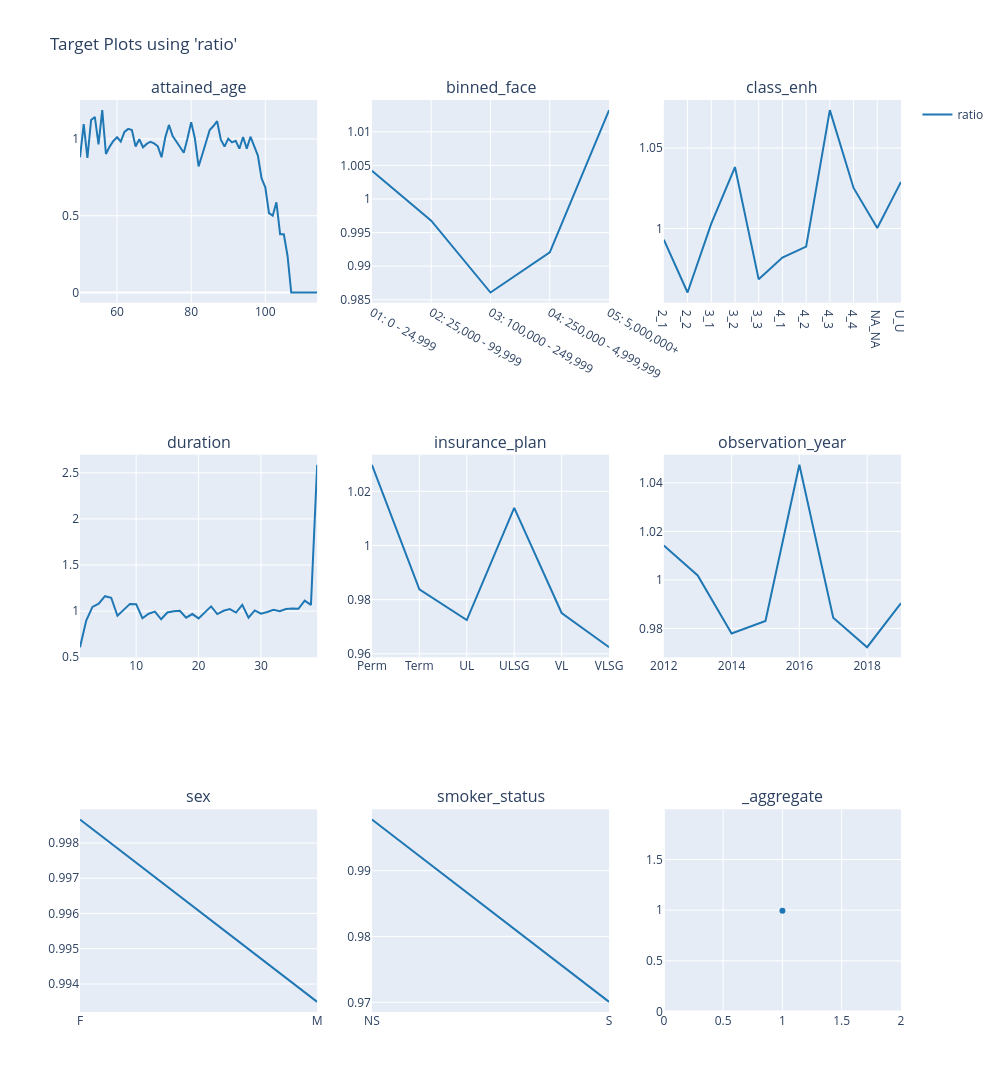

Notebook cell for this chart:
### Code cell
charters.target(
    df=model_data,
    target="ratio",
    cols=3,
    features=model_features,
    numerator=["death_claim_amount"],
    denominator=["exp_amt_neural"],
).show()

### Figure 1 — Plotly figure (JSON) as saved in the notebook; plotly's stock layout.template omitted (floating-point values rounded to 4 significant figures)
{"data": [{"line": {"color": "#1F77B4"}, "mode": "lines", "name": "ratio", "showlegend": true, "type": "scatter", "x": [50, 51, 52, 53, 54, 55, 56, 57, 58, 59, 60, 61, 62, 63, 64, 65, 66, 67, 68, 69, 70, 71, 72, 73, 74, 75, 76, 77, 78, 79, 80, 81, 82, 83, 84, 85, 86, 87, 88, 89, 90, 91, 92, 93, 94, 95, 96, 97, 98, 99, 100, 101, 102, 103, 104, 105, 106, 107, 108, 109, 110, 111, 112, 113, 114], "xaxis": "x", "y": [0.8799, 1.097, 0.8767, 1.123, 1.143, 0.9645, 1.187, 0.9018, 0.9497, 0.9866, 1.01, 0.9829, 1.045, 1.065, 1.058, 0.9509, 0.9978, 0.9453, 0.9673, 0.9814, 0.9708, 0.9515, 0.8803, 1.009, 1.091, 1.019, 0.9829, 0.9456, 0.9094, 1.002, 1.109, 1.003, 0.8209, 0.898, 0.9709, 1.058, 1.084, 1.115, 0.9944, 0.9501, 1.002, 0.977, 0.9872, 0.9362, 1.012, 0.9364, 1.014, 0.9489, 0.8911, 0.7423, 0.6845, 0.5171, 0.5003, 0.5872, 0.38, 0.3794, 0.2395, 0.0, 0.0, 0.0, 0.0, 0.0, 0.0, 0.0, 0.0], "yaxis": "y"}, {"line": {"color": "#1F77B4"}, "mode": "lines", "name": "ratio", "showlegend": false, "type": "scatter", "x": ["01: 0 - 24,999", "02: 25,000 - 99,999", "03: 100,000 - 249,999", "04: 250,000 - 4,999,999", "05: 5,000,000+"], "xaxis": "x2", "y": [1.004, 0.9968, 0.9861, 0.9921, 1.013], "yaxis": "y2"}, {"line": {"color": "#1F77B4"}, "mode": "lines", "name": "ratio", "showlegend": false, "type": "scatter", "x": ["2_1", "2_2", "3_1", "3_2", "3_3", "4_1", "4_2", "4_3", "4_4", "NA_NA", "U_U"], "xaxis": "x3", "y": [0.993, 0.9602, 1.003, 1.038, 0.9684, 0.982, 0.9888, 1.074, 1.025, 1.0, 1.029], "yaxis": "y3"}, {"line": {"color": "#1F77B4"}, "mode": "lines", "name": "ratio", "showlegend": false, "type": "scatter", "x": [1, 2, 3, 4, 5, 6, 7, 8, 9, 10, 11, 12, 13, 14, 15, 16, 17, 18, 19, 20, 21, 22, 23, 24, 25, 26, 27, 28, 29, 30, 31, 32, 33, 34, 35, 36, 37, 38, 39], "xaxis": "x4", "y": [0.6089, 0.8977, 1.046, 1.08, 1.162, 1.145, 0.9501, 1.017, 1.078, 1.076, 0.9227, 0.9724, 0.9947, 0.9116, 0.9856, 0.9994, 1.005, 0.9294, 0.9683, 0.9215, 0.9902, 1.052, 0.9682, 1.004, 1.022, 0.9846, 1.068, 0.9282, 1.008, 0.9719, 0.9904, 1.014, 1.0, 1.022, 1.029, 1.026, 1.115, 1.067, 2.587], "yaxis": "y4"}, {"line": {"color": "#1F77B4"}, "mode": "lines", "name": "ratio", "showlegend": false, "type": "scatter", "x": ["Perm", "Term", "UL", "ULSG", "VL", "VLSG"], "xaxis": "x5", "y": [1.03, 0.9838, 0.9725, 1.014, 0.9751, 0.9624], "yaxis": "y5"}, {"line": {"color": "#1F77B4"}, "mode": "lines", "name": "ratio", "showlegend": false, "type": "scatter", "x": [2012, 2013, 2014, 2015, 2016, 2017, 2018, 2019], "xaxis": "x6", "y": [1.014, 1.002, 0.9779, 0.9831, 1.047, 0.9845, 0.9723, 0.9904], "yaxis": "y6"}, {"line": {"color": "#1F77B4"}, "mode": "lines", "name": "ratio", "showlegend": false, "type": "scatter", "x": ["F", "M"], "xaxis": "x7", "y": [0.9987, 0.9935], "yaxis": "y7"}, {"line": {"color": "#1F77B4"}, "mode": "lines", "name": "ratio", "showlegend": false, "type": "scatter", "x": ["NS", "S"], "xaxis": "x8", "y": [0.9978, 0.9701], "yaxis": "y8"}, {"line": {"color": "#1F77B4"}, "mode": "markers", "name": "ratio", "showlegend": false, "type": "scatter", "x": [1], "xaxis": "x9", "y": [0.9951], "yaxis": "y9"}], "layout": {"annotations": [{"font": {"size": 16}, "showarrow": false, "text": "attained_age", "x": 0.1444, "xanchor": "center", "xref": "paper", "y": 1, "yanchor": "bottom", "yref": "paper"}, {"font": {"size": 16}, "showarrow": false, "text": "binned_face", "x": 0.5, "xanchor": "center", "xref": "paper", "y": 1, "yanchor": "bottom", "yref": "paper"}, {"font": {"size": 16}, "showarrow": false, "text": "class_enh", "x": 0.8556, "xanchor": "center", "xref": "paper", "y": 1, "yanchor": "bottom", "yref": "paper"}, {"font": {"size": 16}, "showarrow": false, "text": "duration", "x": 0.1444, "xanchor": "center", "xref": "paper", "y": 0.6111, "yanchor": "bottom", "yref": "paper"}, {"font": {"size": 16}, "showarrow": false, "text": "insurance_plan", "x": 0.5, "xanchor": "center", "xref": "paper", "y": 0.6111, "yanchor": "bottom", "yref": "paper"}, {"font": {"size": 16}, "showarrow": false, "text": "observation_year", "x": 0.8556, "xanchor": "center", "xref": "paper", "y": 0.6111, "yanchor": "bottom", "yref": "paper"}, {"font": {"size": 16}, "showarrow": false, "text": "sex", "x": 0.1444, "xanchor": "center", "xref": "paper", "y": 0.2222, "yanchor": "bottom", "yref": "paper"}, {"font": {"size": 16}, "showarrow": false, "text": "smoker_status", "x": 0.5, "xanchor": "center", "xref": "paper", "y": 0.2222, "yanchor": "bottom", "yref": "paper"}, {"font": {"size": 16}, "showarrow": false, "text": "_aggregate", "x": 0.8556, "xanchor": "center", "xref": "paper", "y": 0.2222, "yanchor": "bottom", "yref": "paper"}], "height": 1200, "legend": {"orientation": "v", "x": 1.02, "xanchor": "left", "y": 1, "yanchor": "top"}, "title": {"text": "Target Plots using 'ratio'"}, "width": 1000, "xaxis": {"anchor": "y", "domain": [0, 0.2889]}, "xaxis2": {"anchor": "y2", "domain": [0.3556, 0.6444]}, "xaxis3": {"anchor": "y3", "domain": [0.7111, 1]}, "xaxis4": {"anchor": "y4", "domain": [0, 0.2889]}, "xaxis5": {"anchor": "y5", "domain": [0.3556, 0.6444]}, "xaxis6": {"anchor": "y6", "domain": [0.7111, 1]}, "xaxis7": {"anchor": "y7", "domain": [0, 0.2889]}, "xaxis8": {"anchor": "y8", "domain": [0.3556, 0.6444]}, "xaxis9": {"anchor": "y9", "domain": [0.7111, 1]}, "yaxis": {"anchor": "x", "domain": [0.7778, 1]}, "yaxis2": {"anchor": "x2", "domain": [0.7778, 1]}, "yaxis3": {"anchor": "x3", "domain": [0.7778, 1]}, "yaxis4": {"anchor": "x4", "domain": [0.3889, 0.6111]}, "yaxis5": {"anchor": "x5", "domain": [0.3889, 0.6111]}, "yaxis6": {"anchor": "x6", "domain": [0.3889, 0.6111]}, "yaxis7": {"anchor": "x7", "domain": [0, 0.2222]}, "yaxis8": {"anchor": "x8", "domain": [0, 0.2222]}, "yaxis9": {"anchor": "x9", "domain": [0, 0.2222]}}}
